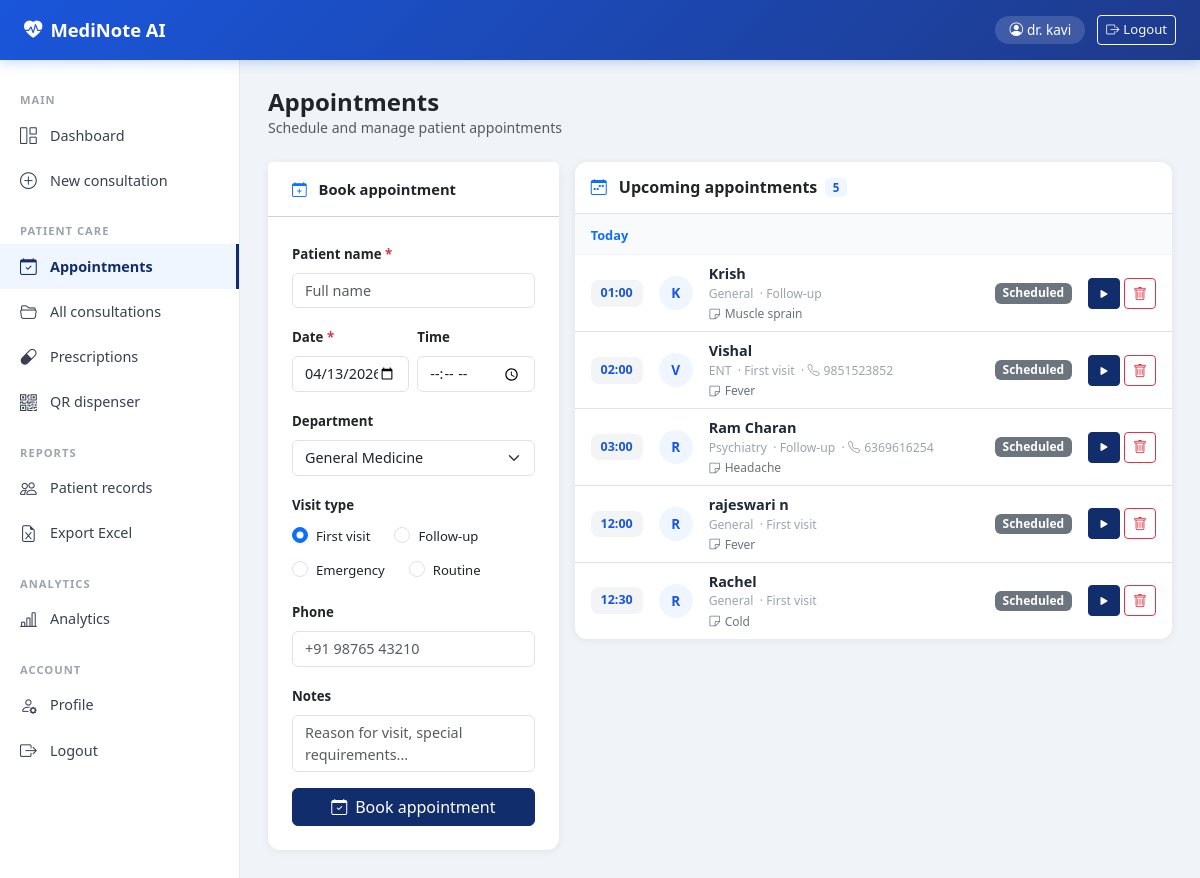
The app's page /appointments (signed in) with its own data.
### models/consultation.py (models this page shows, shortened)
class User(UserMixin, db.Model):
    __tablename__ = "users"
    id            = db.Column(db.Integer, primary_key=True)
    name          = db.Column(db.String(100), nullable=False)
    email         = db.Column(db.String(120), unique=True, nullable=False)
    password_hash = db.Column(db.String(200))
    role          = db.Column(db.String(20), default="doctor")
    created_at    = db.Column(db.DateTime, default=datetime.utcnow)

class Appointment(db.Model):
    __tablename__ = "appointments"
    id            = db.Column(db.Integer, primary_key=True)
    patient_name  = db.Column(db.String(100), nullable=False)
    doctor_name   = db.Column(db.String(100))
    department    = db.Column(db.String(100))
    appointment_date = db.Column(db.Date, nullable=False)
    appointment_time = db.Column(db.String(10))
    visit_type    = db.Column(db.String(50), default="First visit")
    status        = db.Column(db.String(30), default="scheduled")
    phone         = db.Column(db.String(20))
    notes         = db.Column(db.String(300))
    consultation_id = db.Column(db.Integer,
                        db.ForeignKey("consultations.id"), nullable=True)
    created_at    = db.Column(db.DateTime, default=datetime.utcnow)

### routes/patients.py (the view, shortened to what this page needs)
@patients_bp.route("/appointments", methods=["GET","POST"])
@login_required
def appointments():
    today  = date.today()
    upcoming = Appointment.query.filter(
        Appointment.appointment_date >= today
    ).order_by(
        Appointment.appointment_date,
        Appointment.appointment_time
    ).all()
    past = Appointment.query.filter(
        Appointment.appointment_date < today
    ).order_by(Appointment.appointment_date.desc()).limit(10).all()
    return render_template("appointments.html",
        upcoming=upcoming, past=past, today=today)

### models/consultation.py (called while the page is built)
@login_manager.user_loader
def load_user(user_id):
    return User.query.get(int(user_id))

### templates/appointments.html (shortened to what this page needs)
{% extends "base.html" %}
{% block content %}
<div class="d-flex justify-content-between align-items-center mb-4">
  <div>
    <h4 class="fw-bold mb-0">Appointments</h4>
    <p class="text-muted mb-0" style="font-size:.88rem">
      Schedule and manage patient appointments
    </p>
  </div>
</div>
<div class="row g-3">
  <div class="col-md-4">
    <div class="card">
      <div class="card-header bg-white py-3 px-4">
        <div class="fw-bold" style="font-size:.92rem">
          <i class="bi bi-calendar-plus me-2 text-primary"></i>
          Book appointment
        </div>
      </div>
      <div class="card-body p-4">
        <form method="POST">
          <div class="mb-3">
            <label class="form-label fw-semibold" style="font-size:.83rem">
              Patient name <span class="text-danger">*</span>
            </label>
            <input type="text" name="patient_name" class="form-control"
                   placeholder="Full name" required style="font-size:.9rem"/>
          </div>
          <div class="row g-2 mb-3">
            <div class="col-6">
              <label class="form-label fw-semibold" style="font-size:.83rem">
                Date <span class="text-danger">*</span>
              </label>
              <input type="date" name="appointment_date" class="form-control"
                     value="{{ today }}" required style="font-size:.9rem"/>
            </div>
            <div class="col-6">
              <label class="form-label fw-semibold" style="font-size:.83rem">
                Time
              </label>
              <input type="time" name="appointment_time" class="form-control"
                     style="font-size:.9rem"/>
            </div>
          </div>
          <div class="mb-3">
            <label class="form-label fw-semibold" style="font-size:.83rem">
              Department
            </label>
            <select name="department" class="form-select"
                    style="font-size:.9rem">
              <option value="">General Medicine</option>
            </select>
          </div>
          <div class="mb-3">
            <label class="form-label fw-semibold" style="font-size:.83rem">
              Visit type
            </label>
            <div class="d-flex flex-wrap gap-2">
              {% for vt in ["First visit","Follow-up","Emergency","Routine"] %}
              <div class="form-check form-check-inline">
                <input class="form-check-input" type="radio"
                       name="visit_type" value="{{ vt }}"
                       id="vt{{ loop.index }}"
                       {{ "checked" if loop.first }}/>
                <label class="form-check-label" for="vt{{ loop.index }}"
                       style="font-size:.82rem">{{ vt }}</label>
              </div>
              {% endfor %}
            </div>
          </div>
          <div class="mb-3">
            <label class="form-label fw-semibold" style="font-size:.83rem">
              Phone
            </label>
            <input type="tel" name="phone" class="form-control"
                   placeholder="+91 98765 43210" style="font-size:.9rem"/>
          </div>
          <div class="mb-3">
            <label class="form-label fw-semibold" style="font-size:.83rem">
              Notes
            </label>
            <textarea name="notes" class="form-control" rows="2"
                      placeholder="Reason for visit, special requirements..."
                      style="font-size:.9rem;resize:none"></textarea>
          </div>
          <button type="submit" class="btn btn-primary w-100">
            <i class="bi bi-calendar-check me-2"></i>Book appointment
          </button>
        </form>
      </div>
    </div>
  </div>
  <div class="col-md-8">
    <div class="card">
      <div class="card-body p-0">
        <div class="px-3 py-3 border-bottom d-flex align-items-center gap-2">
          <h6 class="fw-bold mb-0">
            <i class="bi bi-calendar-week me-2 text-primary"></i>
            Upcoming appointments
          </h6>
          <span class="badge"
                style="background:#eff6ff;color:#1a56db;font-size:.72rem">
            {{ upcoming|length }}
          </span>
        </div>
        {% if upcoming %}
        {% set current_date = namespace(d=None) %}
        {% for a in upcoming %}
        {% if a.appointment_date != current_date.d %}
        {% set current_date.d = a.appointment_date %}
        <div class="px-3 py-2"
             style="background:#f9fafb;border-bottom:1px solid #f3f4f6">
          <span class="fw-bold" style="font-size:.8rem;color:#374151">
            {% if a.appointment_date == today %}
            <span class="text-primary">Today</span>
            {% elif a.appointment_date == today + (today - today) %}
            Tomorrow
            {% else %}
            {{ a.appointment_date.strftime("%A, %d %B %Y") }}
            {% endif %}
          </span>
        </div>
        {% endif %}
        <div class="d-flex align-items-center gap-3 px-3 py-2 border-bottom"
             style="{% if loop.last %}border-bottom:none!important{% endif %}">
          <div style="min-width:52px;text-align:center;background:#f3f4f6;
                      border-radius:8px;padding:4px 6px">
            <div style="font-size:.78rem;font-weight:700;color:#1a56db">
              {{ a.appointment_time or "—" }}
            </div>
          </div>
          <div style="width:34px;height:34px;border-radius:50%;background:#eff6ff;
                      display:flex;align-items:center;justify-content:center;
                      font-weight:700;color:#1a56db;font-size:.85rem;flex-shrink:0">
            {{ a.patient_name[0].upper() }}
          </div>
          <div class="flex-grow-1">
            <div class="fw-semibold" style="font-size:.9rem;color:#1f2937">
              {{ a.patient_name }}
            </div>
            <div style="font-size:.76rem;color:#9ca3af">
              {{ a.department or "General" }}
              &nbsp;·&nbsp;{{ a.visit_type }}
              {% if a.phone %}
              &nbsp;·&nbsp;<i class="bi bi-telephone me-1"></i>{{ a.phone }}
              {% endif %}
            </div>
            {% if a.notes %}
            <div style="font-size:.75rem;color:#6b7280;margin-top:2px">
              <i class="bi bi-sticky me-1"></i>{{ a.notes }}
            </div>
            {% endif %}
          </div>
          {% set status_styles = {
            "scheduled":       ("bg-secondary","Scheduled"),
            "waiting":         ("","Waiting"),
            "checked_in":      ("bg-success","Checked in"),
            "in_consultation": ("","In consult"),
            "completed":       ("bg-success","Completed"),
            "no_show":         ("bg-danger","No show")
          } %}
          {% set ss = status_styles.get(a.status, ("bg-secondary",a.status)) %}
          <span class="badge {{ ss[0] }}"
                style="{% if a.status == 'waiting' %}background:#fffbeb;color:#d97706{% elif a.status == 'in_consultation' %}background:#eff6ff;color:#1a56db{% endif %}">
            {{ ss[1] }}
          </span>
          <div class="d-flex gap-1">
            <a href="{{ url_for('patients.start_from_appointment', appt_id=a.id) }}"
               class="btn btn-sm btn-primary" title="Start consultation">
              <i class="bi bi-play-fill"></i>
            </a>
            <form method="POST" class="d-inline"
                  onsubmit="return confirm('Remove this appointment?')">
              <button type="submit" class="btn btn-sm btn-outline-danger">
                <i class="bi bi-trash"></i>
              </button>
            </form>
          </div>
        </div>
        {% endfor %}
        {% else %}
        <div class="text-center text-muted py-5">
          <i class="bi bi-calendar-x" style="font-size:2.5rem;opacity:.3"></i>
          <p class="mt-2 mb-0" style="font-size:.88rem">No upcoming appointments</p>
        </div>
        {% endif %}
      </div>
    </div>
  </div>
</div>
{% endblock %}

### templates/base.html (shortened to what this page needs)
<!DOCTYPE html>
<html lang="en">
<head>
  <link href="https://cdn.jsdelivr.net/npm/bootstrap@5.3.0/dist/css/bootstrap.min.css" rel="stylesheet"/>
  <link href="https://cdn.jsdelivr.net/npm/bootstrap-icons@1.10.5/font/bootstrap-icons.css" rel="stylesheet"/>
</head>
<body>
{% set authenticated = current_user.is_authenticated %}
{% if authenticated %}
<div class="topbar">
  <a href="{{ url_for('dashboard.dashboard') }}" class="topbar-brand">
    <i class="bi bi-heart-pulse-fill"></i>MediNote AI
  </a>
  <div class="topbar-user">
    <span class="user-pill"><i class="bi bi-person-circle me-1"></i>{{ current_user.name }}</span>
    <a href="{{ url_for('auth.logout') }}" class="btn btn-sm btn-outline-light" style="font-size:.82rem">
      <i class="bi bi-box-arrow-right me-1"></i>Logout
    </a>
  </div>
</div>
<div class="sidebar">
    <div class="sidebar-label">Main</div>
    <a href="{{ url_for('dashboard.dashboard') }}"
       class="sidebar-link {% if request.endpoint == 'dashboard.dashboard' %}active{% endif %}">
      <i class="bi bi-grid-1x2"></i>Dashboard
    </a>
    <a href="{{ url_for('consultation.consent') }}"
       class="sidebar-link {% if request.endpoint in ['consultation.consent','consultation.upload'] %}active{% endif %}">
      <i class="bi bi-plus-circle"></i>New consultation
    </a>
    <div class="sidebar-label mt-2">Patient care</div>
    <a href="{{ url_for('patients.appointments') }}"
       class="sidebar-link {% if request.endpoint == 'patients.appointments' %}active{% endif %}">
      <i class="bi bi-calendar-check"></i>Appointments
    </a>
    <a href="{{ url_for('dashboard.all_consultations') }}"
       class="sidebar-link {% if request.endpoint == 'dashboard.all_consultations' %}active{% endif %}">
      <i class="bi bi-folder2-open"></i>All consultations
    </a>
    <a href="{{ url_for('patients.prescriptions') }}"
       class="sidebar-link {% if request.endpoint == 'patients.prescriptions' %}active{% endif %}">
      <i class="bi bi-capsule"></i>Prescriptions
    </a>
    <a href="{{ url_for('patients.qr_dispenser') }}"
       class="sidebar-link {% if request.endpoint == 'patients.qr_dispenser' %}active{% endif %}">
      <i class="bi bi-qr-code"></i>QR dispenser
    </a>
    <div class="sidebar-label mt-2">Reports</div>
    <a href="{{ url_for('patients.patient_list') }}"
       class="sidebar-link {% if request.endpoint in ['patients.patient_list','patients.patient_detail'] %}active{% endif %}">
      <i class="bi bi-people"></i>Patient records
    </a>
    <a href="{{ url_for('consultation.export_excel') }}"
       class="sidebar-link">
      <i class="bi bi-file-earmark-excel"></i>Export Excel
    </a>
    <div class="sidebar-label mt-2">Analytics</div>
    <a href="{{ url_for('patients.analytics') }}"
       class="sidebar-link {% if request.endpoint == 'patients.analytics' %}active{% endif %}">
      <i class="bi bi-bar-chart-line"></i>Analytics
    </a>
    <div class="sidebar-label mt-2">Account</div>
    <a href="{{ url_for('patients.profile') }}"
       class="sidebar-link {% if request.endpoint == 'patients.profile' %}active{% endif %}">
      <i class="bi bi-person-gear"></i>Profile
    </a>
    <a href="{{ url_for('auth.logout') }}" class="sidebar-link">
      <i class="bi bi-box-arrow-right"></i>Logout
    </a>
  </div>
{% endif %}
{% if authenticated %}
<div class="main-content">
{% else %}
<div class="container mt-4">
{% endif %}
  {% block content %}{% endblock %}
</div>
</body>
</html>

### templates/base.html (style rules this page uses)
:root { --primary:#112d6b; --primary-dk:#1341b8; --sidebar-w:240px; }
body { background:#f0f4f8; font-family:'Segoe UI',sans-serif; margin:0; }
.topbar { height:60px; background:linear-gradient(135deg,#1a56db 0%,#1e3a8a 100%); display:flex; align-items:center; padding:0 24px; position:fixed; top:0; left:0; right:0; z-index:1000; box-shadow:0 2px 12px rgba(26,86,219,.25); }
.topbar-brand { font-size:1.15rem; font-weight:700; color:#fff; text-decoration:none; }
.topbar-brand i { margin-right:8px; }
.topbar-user { margin-left:auto; display:flex; align-items:center; gap:12px; }
.user-pill { background:rgba(255,255,255,.15); border-radius:20px; padding:4px 14px; color:#fff; font-size:.85rem; }
.sidebar { width:var(--sidebar-w); background:#fff; position:fixed; top:60px; left:0; bottom:0; border-right:1px solid #e5e7eb; padding:20px 0; overflow-y:auto; z-index:900; }
.sidebar-label { font-size:.7rem; font-weight:700; color:#9ca3af; letter-spacing:1px; text-transform:uppercase; padding:12px 20px 4px; }
.sidebar-link { display:flex; align-items:center; gap:10px; padding:10px 20px; color:#374151; text-decoration:none; font-size:.9rem; transition:background .15s; }
.sidebar-link.active { background:#eff6ff; color:var(--primary); border-right:3px solid var(--primary); font-weight:600; }
.sidebar-link i { font-size:1.05rem; width:20px; }
.main-content { margin-left:var(--sidebar-w); margin-top:60px; padding:28px; min-height:calc(100vh - 60px); }
.card { border:none!important; border-radius:12px!important; box-shadow:0 1px 8px rgba(0,0,0,.07)!important; }
.btn-primary { background:var(--primary)!important; border-color:var(--primary)!important; }

### records on screen
User: name "dr. kavi"
Appointment: appointment_date "Today", appointment_time "01:00", patient_name "K", patient_name "Krish", department "General", visit_type "Follow-up", notes "Muscle sprain", status "Scheduled"
Appointment: appointment_time "02:00", patient_name "V", patient_name "Vishal", department "ENT", visit_type "First visit", phone "9851523852", notes "Fever", status "Scheduled"
Appointment: appointment_time "03:00", patient_name "R", patient_name "Ram Charan", department "Psychiatry", visit_type "Follow-up", phone "6369616254", notes "Headache", status "Scheduled"
Appointment: appointment_time "12:00", patient_name "R", patient_name "rajeswari n", department "General", visit_type "First visit", notes "Fever", status "Scheduled"
Appointment: appointment_time "12:30", patient_name "R", patient_name "Rachel", department "General", visit_type "First visit", notes "Cold", status "Scheduled"

### other values on screen
{{ vt }} "First visit" "Follow-up" "Emergency" "Routine"
{{ upcoming|length }} "5"
